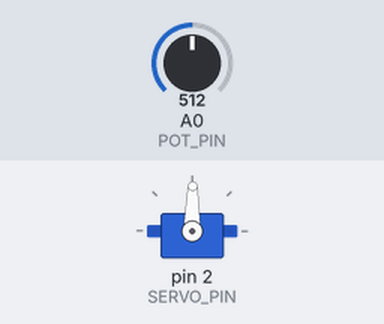
This sketch was run on a simulated Arduino Uno, built with avr-gcc and run on an emulated ATmega328P. Shown: servo. The test bench sets the inputs (shaded band); at power-on: A0 (POT_PIN) = 512.

Above: at 1.2 s.
1.3 s: A0 (POT_PIN) set to 122
At 2.5 s:
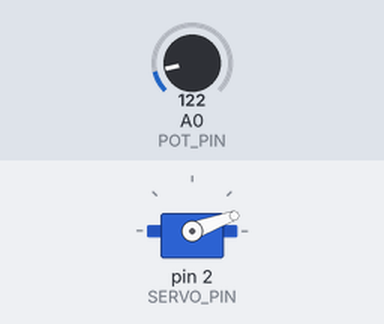
2.8 s: A0 (POT_PIN) set to 0
At 4.0 s:
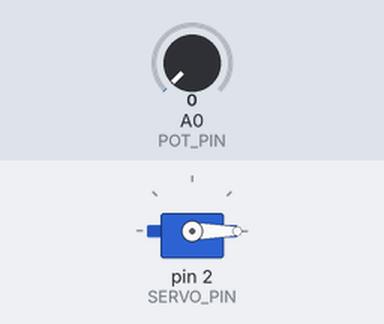
4.3 s: A0 (POT_PIN) set to 306
At 5.3 s:
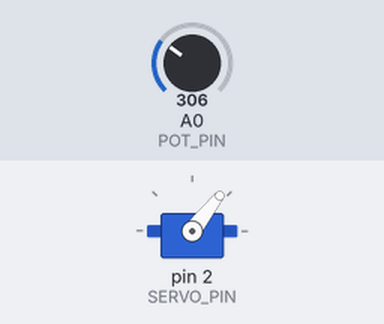
5.8 s: A0 (POT_PIN) set to 716
At 6.5 s:
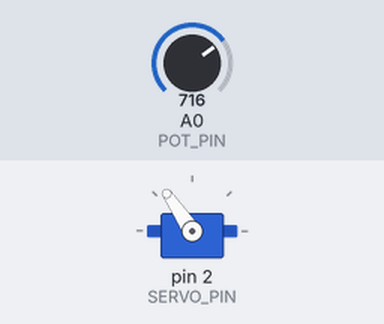
7.3 s: A0 (POT_PIN) set to 900
At 8.7 s:
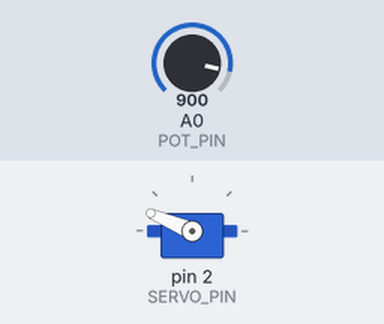
Timing chart, 0 to 9.8 s (numbered marks = the images above; inputs shaded):
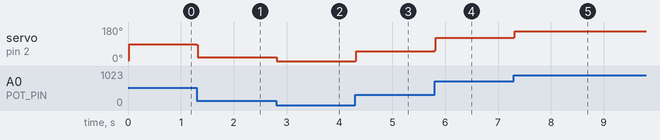

The sketch:

servopot_smoothed.ino
```cpp
#include <Servo.h> //import servo library

//Set pin definitions
#define SERVO_PIN 2
#define POT_PIN A0

//Make Servo Object
Servo MyServo;

//setup a variable for pot value
uint16_t pot_value;

//setup variable for motion smoothing
float prev_smoothed_angle;

void setup()
{
  //tell the Arduino what is connected to it
  //eg. output on SERVO_PIN, and input on POT_PIN
  MyServo.attach(SERVO_PIN);
  pinMode(POT_PIN, INPUT);
}

void loop()
{
  //read the potentiometer
  pot_value = analogRead(POT_PIN);

  //convert the pot_value into the servo's max and min
  uint16_t servo_angle = map(pot_value, 0, 1023, 0, 180);

  //calculate smoothed servo angle. Automatically casts to int, rounding down, when passed to Servo
  float smoothed_angle = (servo_angle * 0.05) + (prev_smoothed_angle * 0.95);

  //update prev_smoothed_angle
  prev_smoothed_angle = smoothed_angle;

  //Tell the servo to move to the new smoothed angle
  MyServo.write(smoothed_angle);
}
```

Measured:
- after the input at 1.3 s, servo on pin 2 (SERVO_PIN): 89° → 20° at once
- after the input at 2.8 s, servo on pin 2 (SERVO_PIN): 20° → 0° at once
- after the input at 4.3 s, servo on pin 2 (SERVO_PIN): 0° → 52° at once
- after the input at 5.8 s, servo on pin 2 (SERVO_PIN): 52° → 124° at once
- after the input at 7.3 s, servo on pin 2 (SERVO_PIN): 124° → 157° at once
